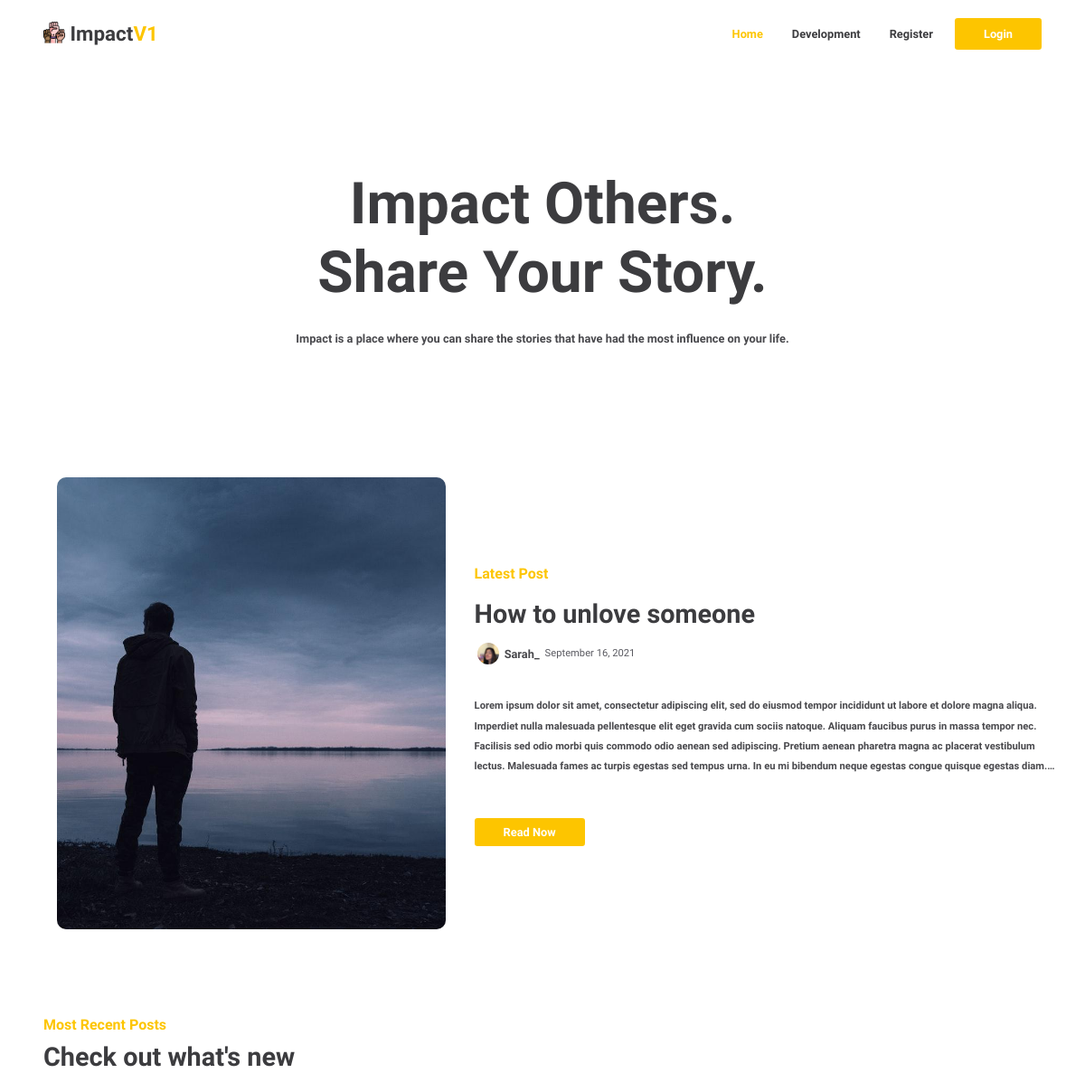
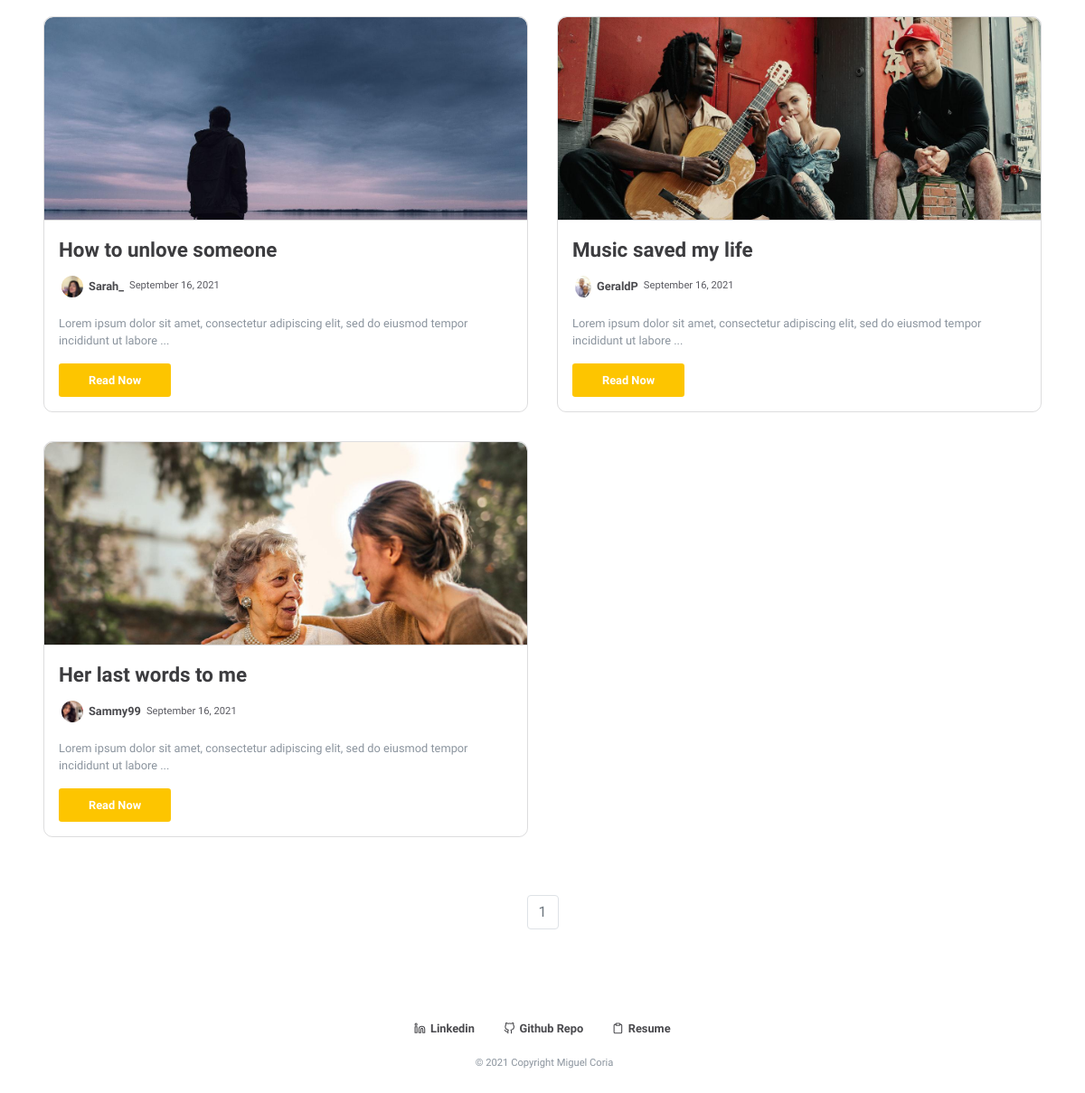
The page / on the database its author committed (2 pictures, top to bottom).
### impact/models.py (models this page shows, shortened)
class Post(db.Model):
    users = db.relationship(User)
    id = db.Column(db.Integer, primary_key=True)
    post_image = db.Column(db.String(64), nullable=False, default='default_thumb.png')
    user_id = db.Column(db.Integer, db.ForeignKey('users.id'), nullable=False)
    date = db.Column(db.DateTime, nullable=False, default=datetime.utcnow)
    title = db.Column(db.String(140), nullable=False)
    text = db.Column(db.Text, nullable=False)

class User(db.Model,UserMixin):
    __tablename__ = 'users'
    id = db.Column(db.Integer, primary_key=True)
    profile_image = db.Column(db.String(64), nullable=False, default='default_profile.png')
    email = db.Column(db.String(64), unique=True, index=True)
    username = db.Column(db.String(64), unique=True, index=True)
    password_hash = db.Column(db.String(128))
    posts = db.relationship("Post", backref="author", lazy=True)

### impact/core/views.py (the view)
@core.route('/')
def index():
    page = request.args.get('page', 1, type=int)
    blog_posts = Post.query.order_by(Post.date.desc()).paginate(page=page,per_page=4)
    latest_post = Post.query.order_by(Post.date.desc()).first()
    return render_template('index.html', blog_posts=blog_posts, latest_post=latest_post)

### impact/templates/index.html (shortened to what this page needs)
{% extends "base.html" %}
{% block content%}
<div class="home-header">
  <h1 class="home-header-title" data-aos="fade-in"
  data-aos-duration="500">Impact Others. <br> Share Your Story.</h1>
  <span class="home-header-subtitle" data-aos="fade-in"
  data-aos-duration="1000">Impact is a place where you can share the stories that have had the most influence on your life.</span>
</div>
<div class="home-grid">
  <div class="latest-post-left">
    <div class="latest-post-image-div">
      <img src="{{url_for('static', filename='post_pics/'+latest_post.post_image)}}" alt="" class="latest-post-image">
    </div>
  </div>
  <div class="latest-post-right">
    <div>
      <h6 class="latest-post-subtitle">Latest Post</h6>
      <h1><a class="latest-post-title" href="{{ url_for('blog_post.blog_post', blog_post_id=latest_post.id) }}">{{latest_post.title}}</a></h1>
      <div class="post-details-div" data-aos="fade-in" data-aos-duration="700">
      <img
        src="{{url_for('static', filename='profile_pics/'+ latest_post.author.profile_image)}}"
        alt=""
        class="author-profile-image"
      />
      <a href="{{ url_for('users.user_posts', username=latest_post.author.username) }}" class="post-details-highlight latest-post-link latest-post-author">{{latest_post.author.username}}
      </a>
      <span class="post-details-highlight latest-post-date">
        {{ latest_post.date.strftime('%B %d, %Y') }}</span
      >
    </div>
    <div class="latest-post-text-div">
      <p class="latest-post-text">{{latest_post.text}}</p>
    </div>
    <a href="{{ url_for('blog_post.blog_post', blog_post_id=latest_post.id) }}" class="latest-post-button p-2">Read Now</a>
    </div>
    </div>
  </div>
</div>
<div class="container-fluid posts-div">
  <div>
    <h6 class="latest-post-subtitle">Most Recent Posts</h6>
      <h1 class="latest-post-title">Check out what's new</h1>
        <div class="posts-grid">
        {% for post in blog_posts.items %}
            <div class="post-card">
              <div class="post-card-image-div">
      <img src="{{url_for('static', filename='post_pics/'+post.post_image)}}" alt="" class="latest-post-image post-card-image img-fluid">
    </div>
              <div class="post-card-content">
                <div>
                  <a class="post-card-title" href="{{ url_for('blog_post.blog_post', blog_post_id=post.id) }}">{{ post.title }}</a>
                  <div class="post-details-div posts-card-details">
                    <img class="author-profile-image" align='center' src="{{url_for('static',filename='profile_pics/'+post.author.profile_image)}}" width="30">
                    <a href="{{ url_for('users.user_posts', username=post.author.username) }}" class="post-details-highlight latest-post-link latest-post-author">{{post.author.username}}</a>
                    <span class="post-details-highlight latest-post-date">{{ post.date.strftime('%B %d, %Y') }}</span>
                  </div>
                  <div class="post-card-text-div">
                    <p class="post-card-text">{{ post.text[:100] }}...</p>
                  </div>
                </div>
                <div>
                  <a href="{{ url_for('blog_post.blog_post', blog_post_id=post.id) }}" class="btn latest-post-button p-2">Read Now</a>
                </div>
              </div>
            </div>
            {% endfor %}
          </div>
    </div>
       <nav aria-label="Page navigation example" class="mt-2">
         <ul class="pagination justify-content-center">
           {% for page_num in blog_posts.iter_pages(left_edge=1, right_edge=1, left_current=1, right_current=2) %}
              {% if blog_posts.page == page_num %}
              <li class="page-item disabled">
                <a class="page-link" href="{{ url_for('core.index', page=page_num) }}">{{ page_num }}</a></li>
              {% else %}
                <li class="page-item"><a class="page-link text-dark" href="{{ url_for('core.index', page=page_num) }}">{{ page_num }}</a></li>
              {% endif %}
          {% endfor %}
        </nav>
</div>
{% endblock %}

### impact/templates/base.html (shortened to what this page needs)
<!DOCTYPE html>
<html lang="en">
  <head>
    <link
      rel="stylesheet"
      href="https://use.fontawesome.com/releases/v5.15.2/css/all.css"
    />
    <link
      rel="stylesheet"
      href="https://maxcdn.bootstrapcdn.com/bootstrap/4.0.0/css/bootstrap.min.css"
    />
    <link href="https://unpkg.com/aos@2.3.1/dist/aos.css" rel="stylesheet" />
    <link
      rel="stylesheet"
      type="text/css"
      href="{{ url_for('static',filename='styles/main.css') }}"
    />
  </head>
  <body style="background-color: #ffffff">
    <nav class="navbar navbar-expand-md navbar-light">
      <a class="navbar-brand font-weight-bold logo-text" href="/"
        ><img
          src="{{ url_for('static', filename='images/teamwork.png') }}"
          alt=""
          class="navbar-logo-image"
        />
        Impact<span class="navbar-logo-highlight">V1</span>
      </a>
      <div class="collapse navbar-collapse" id="navbarSupportedContent">
        <ul class="navbar-nav ml-auto mb-2 mb-lg-0">
          <li class="nav-item">
            <a class="nav-link p-2" href="{{url_for('core.index')}}">Home</a>
          </li>
          {% if current_user.is_authenticated %}
          <li class="nav-item">
            <a class="nav-link p-2" href="{{ url_for('users.account')}}"
              >Account</a
            >
          </li>
          <li class="nav-item">
            <a class="nav-link p-2" href="{{ url_for('blog_post.create_post')}}"
              >Create Post</a
            >
          </li>
          <li class="nav-item">
            <a class="nav-link p-2" href="{{url_for('core.development')}}"
              >Development</a
            >
          </li>
          <li class="nav-item">
            <a class="nav-link p-2" href="{{ url_for('users.logout')}}"
              >Logout</a
            >
          </li>
          {% else %}
          <li class="nav-item">
            <a class="nav-link p-2" href="{{url_for('core.development')}}"
              >Development</a
            >
          </li>
          <li class="nav-item">
            <a class="nav-link p-2" href="{{ url_for('users.register')}}"
              >Register</a
            >
          </li>
          <li class="nav-item">
            <a
              class="nav-link nav-login-button p-2"
              href="{{ url_for('users.login')}}"
            >
              Login</a
            >
          </li>
          {% endif %}
        </ul>
      </div>
    </nav>
    <div class="container-fluid main-content d-flex flex-column">
      {% block content %} {% endblock%}
    <footer class="text-center text-lg-start container-fluid">
      <div
        class="d-flex justify-content-center p-1"
        style="background-color: #ffffff"
      >
        <a
          class="m-3 footer-link"
          target="_blank"
          href="https://www.linkedin.com/in/miguel-coria-273888130/"
          ><span data-feather="linkedin" class="footer-icon"></span> Linkedin</a
        >
        <a
          class="m-3 footer-link"
          target="_blank"
          href="https://github.com/miguelcoria94/Impact"
          ><span data-feather="github" class="footer-icon"></span> Github
          Repo</a
        >
        <a
          class="m-3 footer-link"
          target="_blank"
          href="https://docs.google.com/document/d/16_YpkY8Qy2cX0o2C9MWXYYrV6i9SFTaa2LbqC3lco7s/edit"
          ><span data-feather="clipboard" class="footer-icon"></span> Resume</a
        >
      </div>
      <p class="pl-1 text-center footer-legal-text" href="https://mcoria.com/">
        © 2021 Copyright Miguel Coria
      </p>
    </footer>
  </body>
</html>

### rows shown on the page
Post: post_image (picture), title "How to unlove someone", date "September 16, 2021", text "Lorem ipsum dolor sit amet, consectetur adipiscing elit, sed do eiusmod tempor incididunt ut labore et dolore magna aliqua. Imperdiet nulla malesuada pellentesque elit eget gravida cum sociis natoque. Aliquam faucibus purus in massa tempor nec. Facilisis sed odio morbi quis commodo odio aenean sed adipiscing. Pretium aenean pharetra magna ac placerat vestibulum lectus. Malesuada fames ac turpis egestas sed tempus urna. In eu mi bibendum neque egestas congue quisque egestas…", profile_image (picture), author.username "Sarah_", text "Lorem ipsum dolor sit amet, consectetur adipiscing elit, sed do eiusmod tempor incididunt ut labore"
User: profile_image (picture), author.username "Sarah_"
Post: post_image (picture), title "Music saved my life", profile_image (picture), author.username "GeraldP", date "September 16, 2021", text "Lorem ipsum dolor sit amet, consectetur adipiscing elit, sed do eiusmod tempor incididunt ut labore"
Post: post_image (picture), title "Her last words to me", profile_image (picture), author.username "Sammy99", date "September 16, 2021", text "Lorem ipsum dolor sit amet, consectetur adipiscing elit, sed do eiusmod tempor incididunt ut labore"

### other values the page prints
{{ page_num }} "1"
